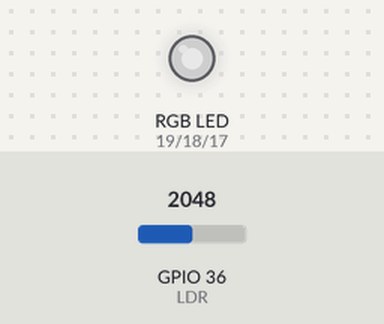
The sketch below on a simulated ESP32. Parts: an RGB LED mixed from three pins (HIGH = lit). The test bench sets the inputs (shaded band); at power-on: GPIO 36 (LDR) = 2048. Dim RGB values are drawn brighter than linear.

Above: at 1.2 s.
1.3 s: GPIO 36 (LDR) set to 2866
At 2.5 s:
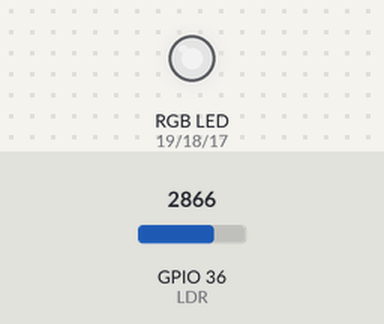
2.8 s: GPIO 36 (LDR) set to 3603
At 4.0 s:
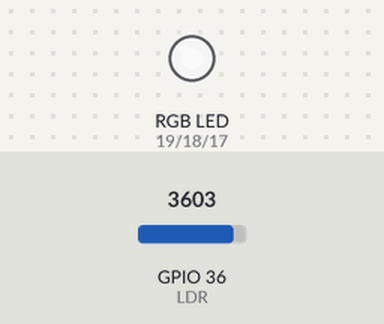
4.3 s: GPIO 36 (LDR) set to 1228
At 5.3 s:
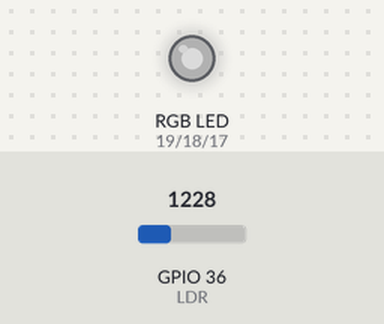
5.8 s: GPIO 36 (LDR) set to 0
At 6.7 s:
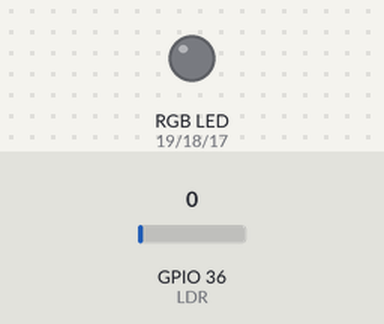
7.3 s: GPIO 36 (LDR) set to 2047
At 7.9 s:
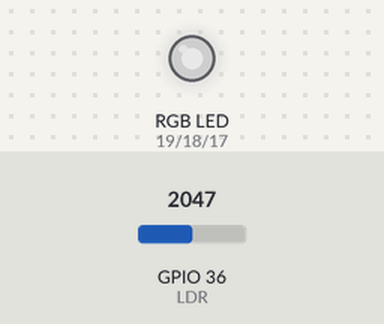
Timing chart, 0 to 9.8 s (numbered marks = the images above; inputs shaded):
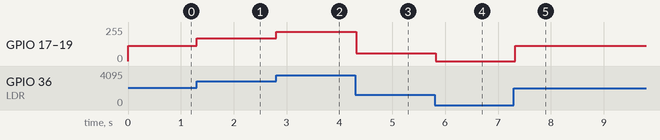

Measured:
- after the input at 1.3 s, GPIO 17 (BLUE), GPIO 18 (GREEN), GPIO 19 (RED): 113/255 → 170/255 at once
- after the input at 2.8 s, GPIO 17 (BLUE), GPIO 18 (GREEN), GPIO 19 (RED): 170/255 → 221/255 at once
- after the input at 4.3 s, GPIO 17 (BLUE), GPIO 18 (GREEN), GPIO 19 (RED): 221/255 → 57/255 at once
- after the input at 5.8 s, GPIO 17 (BLUE), GPIO 18 (GREEN), GPIO 19 (RED): 57/255 → 0/255 at once
- after the input at 7.3 s, GPIO 17 (BLUE), GPIO 18 (GREEN), GPIO 19 (RED): 0/255 → 113/255 at once

The sketch:

PWM_dimmer.ino
```cpp
#define LDR 36
#define RED 19
#define GREEN 18
#define BLUE 17
int light, dutyCycle;
void setup() {
  Serial.begin(9600);
  pinMode(RED, OUTPUT);
  pinMode(GREEN, OUTPUT);
  pinMode(BLUE, OUTPUT);
}

void loop() {
  light = analogRead(LDR);
  dutyCycle = map(light, 400, 4095, 0, 255);
  analogWrite(RED, dutyCycle);
  analogWrite(GREEN, dutyCycle);
  analogWrite(BLUE, dutyCycle);
  delay(50);
}
```
